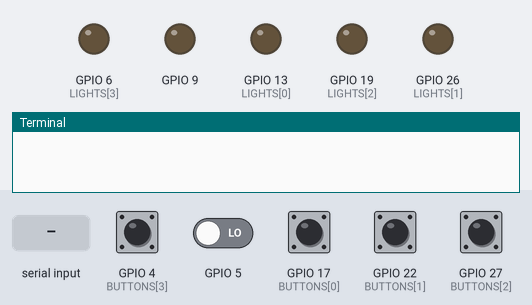
Recording of a program running on a simulated Raspberry Pi (BCM pin numbers). Parts: output pins drawn as LEDs (lit = HIGH), the last lines printed to the terminal. Dashed ring = blinking. Inputs (shaded band) come from the test bench; at power-on: GPIO 4 (BUTTONS[3]), GPIO 17 (BUTTONS[0]), GPIO 22 (BUTTONS[1]), GPIO 27 (BUTTONS[2]) HIGH, GPIO 5 LOW. Random numbers come from a fixed seed; threads take turns every 2 ms.

Above: at 1.2 s.
1.3 s: GPIO 5 driven HIGH
At 2.3 s:
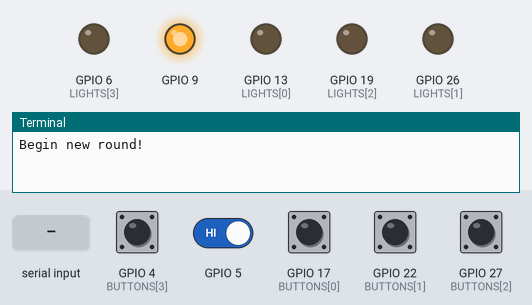
3.0 s: GPIO 22 (BUTTONS[1]) pulled LOW for 0.15 s
At 3.2 s:
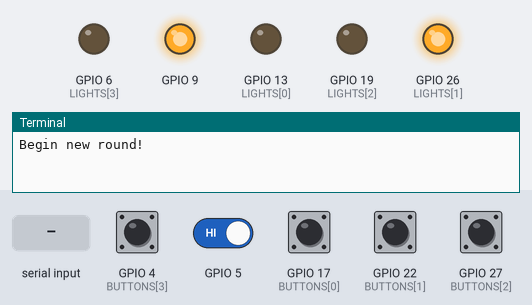
6.1 s: GPIO 4 (BUTTONS[3]) pulled LOW for 1 s
At 6.7 s:
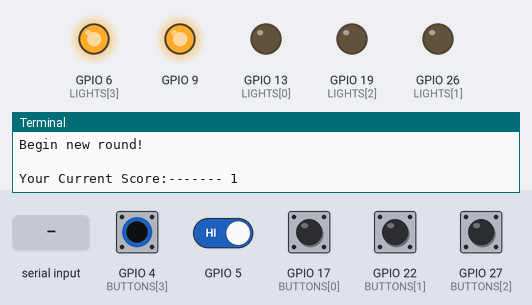
8.6 s: "Y" typed at the terminal, then Enter
At 10.72 s:
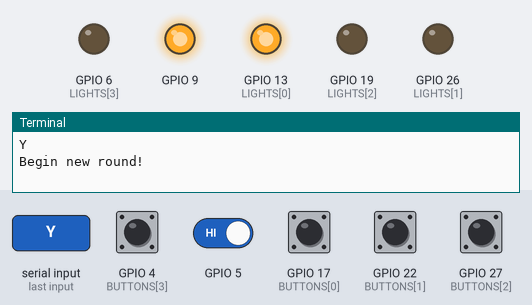
11.6 s: GPIO 17 (BUTTONS[0]) pulled LOW for 0.15 s
At 14.22 s:
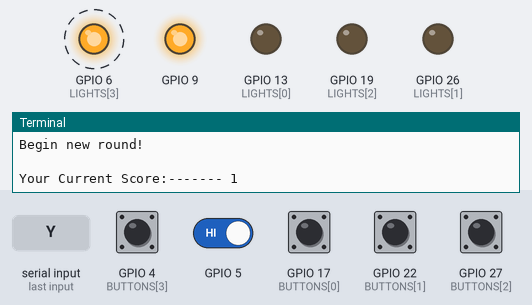
Timing chart, 0 to 15.7 s (numbered marks = the images above; inputs shaded):
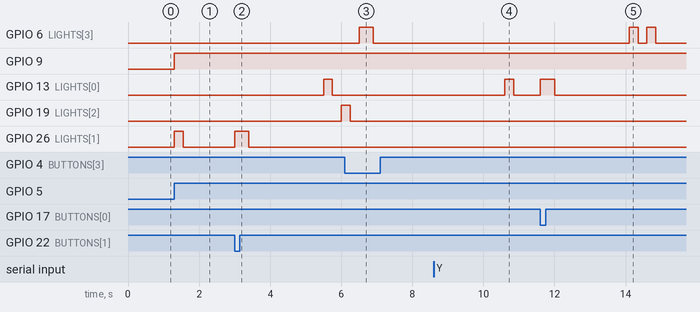

The program:

pimongame.py
```python
#importing necessary library
import RPi.GPIO as GPIO
import threading
import time
import random
import os
from time import sleep

# green, White, Yellow, RED
LIGHTS = [13, 26, 19, 6]    #in BCM mode
#GPIO Pin for button Press
#Corresponding button FOr Led As Above
BUTTONS = [17, 22, 27, 4]   #in BCM mode

# values you can change that affect game play
speed = 0.25
# Various flags used to signal game status
is_displaying_pattern = False
is_won_current_level = False
is_game_over = False
play = 0
# game state
current_level = 1
current_step_of_level = 0
#list for storing LED's pattern
pattern = []
flag = 0

#Function to initialize Gpio Pin and setting mode
def initialize_gpio():
    GPIO.setmode(GPIO.BCM)
    GPIO.setup(LIGHTS, GPIO.OUT, initial=GPIO.LOW)
    GPIO.setup(BUTTONS, GPIO.IN, pull_up_down=GPIO.PUD_UP)
    GPIO.setup(5, GPIO.IN)
    GPIO.setup(9, GPIO.OUT)

#Function to check Whether sequence of button pressed is same as sequence of LED's glown
def verify_player_selection(channel):
    #print (channel)
    global current_step_of_level, current_level, is_won_current_level, is_game_over
    if not is_displaying_pattern and not is_won_current_level and not is_game_over:
        #Function to glow led For corresponding Switch
        flash_led_for_button(channel)
        if channel == BUTTONS[pattern[current_step_of_level]]:
            current_step_of_level += 1
            if current_step_of_level >= current_level:
                current_level += 1
                is_won_current_level = True
                current_score = current_level-1
                print("Your Current Score:------- %d"%current_score)
        else:
            is_game_over = True

def verify_player_auto():
    if(play):
        if GPIO.input(4) == False :
            GPIO.output(6,True)  ## Turn on Led
            time.sleep(.2)
            GPIO.output(6,False)
            verify_player_selection(4)
        if GPIO.input(27) == False :
            GPIO.output(19,True)  ## Turn on Led
            time.sleep(.2)
            GPIO.output(19,False)
            verify_player_selection(27)
        if GPIO.input(22) == False :
            GPIO.output(26,True)  ## Turn on Led
            time.sleep(.2)
            GPIO.output(26,False)
            verify_player_selection(22)
        if GPIO.input(17) == False :
            GPIO.output(13,True)  ## Turn on Led
            time.sleep(.2)
            GPIO.output(13,False)
            verify_player_selection(17)


#Function to glow LED For corresponding Button Press
def flash_led_for_button(button_channel):
    led = LIGHTS[BUTTONS.index(button_channel)]
    GPIO.output(led, GPIO.HIGH)
    time.sleep(0.2)
    GPIO.output(led, GPIO.LOW)
#Function to define new Pattern for Led Where one more LED will Glow in comparision to previous state
def add_new_color_to_pattern():
    global is_won_current_level, current_step_of_level
    is_won_current_level = False
    current_step_of_level = 0
    #Emptying the pattern of LED's First
    pattern[:]=[]
    #Appending new Pattern
    for i in range(current_level):
        next_color = random.randint(0, 3)
        pattern.append(next_color)
#Function To display the pattern Of LED's Glown
def display_pattern_to_player():
    global is_displaying_pattern
    is_displaying_pattern = True
    #setting all LED to Off if they are previously Glown
    GPIO.output(LIGHTS, GPIO.LOW)
    for i in range(current_level):
        GPIO.output(LIGHTS[pattern[i]], GPIO.HIGH)
        time.sleep(speed)
        GPIO.output(LIGHTS[pattern[i]], GPIO.LOW)
        time.sleep(speed)
    is_displaying_pattern = False
#Function Which wait for Player to enter the same pattern as pattern of LED's
def wait_for_player_to_repeat_pattern():
    #Until game is not won
    while not is_won_current_level and not is_game_over:
        verify_player_auto()
        time.sleep(0.1)
#Start new game after loosing initializing every variable
def reset_board_for_new_game():
    global is_displaying_pattern, is_won_current_level, is_game_over
    global current_level, current_step_of_level, pattern,flag
    is_displaying_pattern = False
    is_won_current_level = False
    is_game_over = False
    current_level = 1
    current_step_of_level = 0
    pattern = []
    flag = 0
    GPIO.output(LIGHTS, GPIO.LOW)
# Function to start the game
def start_game():
    while True:
        add_new_color_to_pattern()
        display_pattern_to_player()
        wait_for_player_to_repeat_pattern()
        if is_game_over:
            print("Game Over! Your max score was {} colors!\n".format(current_level-1))
            play_again = raw_input("Enter 'Y' to play again, or just press [ENTER] to exit.\n")
            if play_again == "Y" or play_again == "y":
                reset_board_for_new_game()
                print("Begin new round!\n")
            else:
                print("Thanks for playing!\n")
                break
        time.sleep(2)
#We have done Threading for Performing multiple task to make this responsive
def start_game_monitor():
    t = threading.Thread(target=start_game)
    t.daemon = True
    t.start()
    t.join()
#DRiver Function
def main():
    global play,flag
    try:
        initialize_gpio()
        GPIO.output(9,0)
        #Condition for detecting motion for first time using motion sensor to start game
        while True:
            if flag == 0 :
                if(GPIO.input(5) == 1):
                    GPIO.output(9,True)
                    flag = 1
                    #time.sleep(2)

            else:
                break
        print("Begin new round!\n")
        play=1
        start_game_monitor()
    finally:
        GPIO.cleanup()

if __name__ == '__main__':
    main()
```

Measured:
- after the input at 1.3 s, GPIO 9: LOW → HIGH at once; GPIO 26 (LIGHTS[1]): LOW → HIGH at once, → LOW 0.25 s later
- after the input at 3.0 s, GPIO 13 (LIGHTS[0]): LOW → HIGH after 2.5 s, → LOW 0.25 s later; GPIO 19 (LIGHTS[2]): LOW → HIGH after 3.0 s; GPIO 26 (LIGHTS[1]): LOW → HIGH at once, → LOW 0.40 s later
- after the input at 6.1 s, GPIO 6 (LIGHTS[3]): LOW → HIGH after 0.40 s, → LOW 0.40 s later
- after the input at 8.6 s, GPIO 13 (LIGHTS[0]): LOW → HIGH after 2.0 s, → LOW 0.25 s later
- after the input at 11.6 s, GPIO 6 (LIGHTS[3]): alternates HIGH for 0.25 s and LOW for 0.25 s, 4 changes in all, then stays LOW, starting after 2.5 s; GPIO 13 (LIGHTS[0]): LOW → HIGH at once, → LOW 0.40 s later
